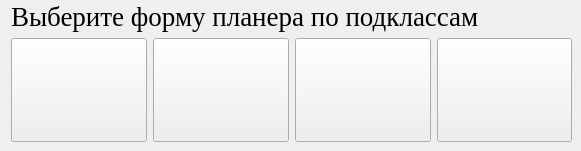
     <widget class="QWidget" name="tab_3">
      <attribute name="title">
       <string>Форма</string>
      </attribute>
      <widget class="QWidget" name="">
       <property name="geometry">
        <rect>
         <x>11</x>
         <y>1</y>
         <width>561</width>
         <height>141</height>
        </rect>
       </property>
       <layout class="QVBoxLayout" name="verticalLayout_11">
        <item>
         <widget class="QLabel" name="label_7">
          <property name="font">
           <font>
            <family>Times New Roman</family>
            <pointsize>20</pointsize>
           </font>
          </property>
          <property name="text">
           <string>Выберите форму планера по подклассам</string>
          </property>
         </widget>
        </item>
        <item>
         <layout class="QGridLayout" name="gridLayout_3">
          <item row="1" column="0">
           <widget class="QPushButton" name="pushButton_36">
            <property name="enabled">
             <bool>true</bool>
            </property>
            <property name="sizePolicy">
             <sizepolicy hsizetype="Fixed" vsizetype="Expanding">
              <horstretch>7</horstretch>
              <verstretch>0</verstretch>
             </sizepolicy>
            </property>
            <property name="font">
             <font>
              <pointsize>48</pointsize>
             </font>
            </property>
            <property name="whatsThis">
             <string>&lt;html&gt;&lt;head/&gt;&lt;body&gt;&lt;p&gt;1233&lt;/p&gt;&lt;/body&gt;&lt;/html&gt;</string>
            </property>
            <property name="text">
             <string/>
            </property>
            <property name="icon">
             <iconset>
              <normaloff>Pic/f1.jpg</normaloff>Pic/f1.jpg</iconset>
            </property>
            <property name="iconSize">
             <size>
              <width>80</width>
              <height>80</height>
             </size>
            </property>
            <property name="checkable">
             <bool>false</bool>
            </property>
           </widget>
          </item>
          <item row="1" column="1">
           <widget class="QPushButton" name="pushButton_39">
            <property name="enabled">
             <bool>true</bool>
            </property>
            <property name="sizePolicy">
             <sizepolicy hsizetype="Fixed" vsizetype="Expanding">
              <horstretch>7</horstretch>
              <verstretch>0</verstretch>
             </sizepolicy>
            </property>
            <property name="font">
             <font>
              <pointsize>48</pointsize>
             </font>
            </property>
            <property name="text">
             <string/>
            </property>
            <property name="icon">
             <iconset>
              <normaloff>Pic/f2.jpg</normaloff>Pic/f2.jpg</iconset>
            </property>
            <property name="iconSize">
             <size>
              <width>80</width>
              <height>80</height>
             </size>
            </property>
            <property name="checkable">
             <bool>false</bool>
            </property>
           </widget>
          </item>
          <item row="1" column="2">
           <widget class="QPushButton" name="pushButton_38">
            <property name="enabled">
             <bool>true</bool>
            </property>
            <property name="sizePolicy">
             <sizepolicy hsizetype="Fixed" vsizetype="Expanding">
              <horstretch>7</horstretch>
              <verstretch>0</verstretch>
             </sizepolicy>
            </property>
            <property name="font">
             <font>
              <pointsize>48</pointsize>
             </font>
            </property>
            <property name="text">
             <string/>
            </property>
            <property name="icon">
             <iconset>
              <normaloff>Pic/f3.jpg</normaloff>Pic/f3.jpg</iconset>
            </property>
            <property name="iconSize">
             <size>
              <width>80</width>
              <height>80</height>
             </size>
            </property>
            <property name="checkable">
             <bool>false</bool>
            </property>
           </widget>
          </item>
          <item row="1" column="3">
           <widget class="QPushButton" name="pushButton_40">
            <property name="enabled">
             <bool>true</bool>
            </property>
            <property name="sizePolicy">
             <sizepolicy hsizetype="Fixed" vsizetype="Expanding">
              <horstretch>7</horstretch>
              <verstretch>0</verstretch>
             </sizepolicy>
            </property>
            <property name="font">
             <font>
              <pointsize>48</pointsize>
             </font>
            </property>
            <property name="text">
             <string/>
            </property>
            <property name="icon">
             <iconset>
              <normaloff>Pic/f4.jpg</normaloff>Pic/f4.jpg</iconset>
            </property>
            <property name="iconSize">
             <size>
              <width>80</width>
              <height>80</height>
             </size>
            </property>
            <property name="checkable">
             <bool>false</bool>
            </property>
           </widget>
          </item>
         </layout>
        </item>
       </layout>
      </widget>
     </widget>
